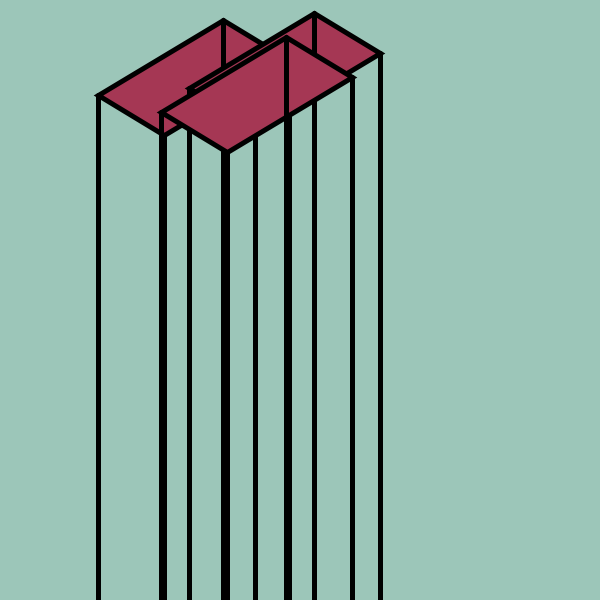
Frame 1 (no input)
Frame 60 (the mouse pressed at the canvas centre just before this capture): identical to frame 1, image omitted
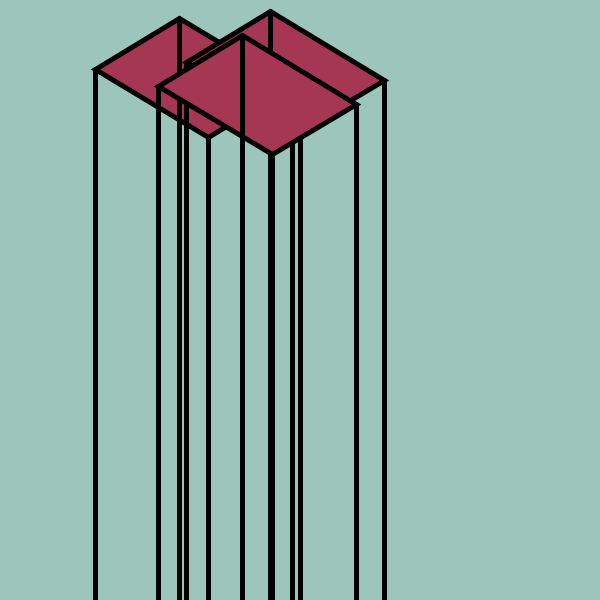
Frame 120 (the mouse held since frame 60 and released just before this capture)

The Processing sketch that drew these frames (run headless with seeded random() and noise(); from frame 60 on, the mouse is pressed at the canvas centre):

// Processing sketch: processing_111063
// ── processing_111063.pde

int N = 3; //numero de retangulos
 
float rectX[] = new float[N];
float rectY[] = new float[N];
float rectD[] = new float[N];
 //retangulos
void rect(float x, float y, float rX, float rY) {
  float theta = map(mouseX, 0.30, width, 0.30, PI);
  float x1 = x - rX * cos(theta);
  float x2 = x -  rX * sin(theta);
  float x3 = x + rX * sin(theta);
  float x4 = x + rX * cos(theta);
  float y1 = y - rY * cos(theta);
  float y2 = y - rY * sin(theta);
  float y3 = y + rY * sin(theta);
  float y4 = y + rY * cos(theta);
  quad(x1, y3, x3, y1, x4, y2, x2, y4);

  line(x1, y3, x1, height);
  line(x2, y4, x2, height);
  line(x3, y1, x3, height);
  line(x4, y2, x4, height);
}
 //tamanho do retangulo
void resetRects() {
  for (int i = 0; i < N ; i++) {
    rectX[i] = random(300);
    rectY[i] = random(300);
    rectD[i] = random(100, 100);
  }
}
 
void mouseClicked() {
  resetRects();
}
 
void setup() {
  size(600,600);
  resetRects();
}
 //cor e inclinação dos retângulos
void draw() {
  background(#9CC6B9);
  fill(#A53754);
  strokeWeight(5);
  for (int i = 0; i < N; i++)
    rect(rectX[i], rectY[i], rectD[i], 0.60 * rectD[i]);
}
